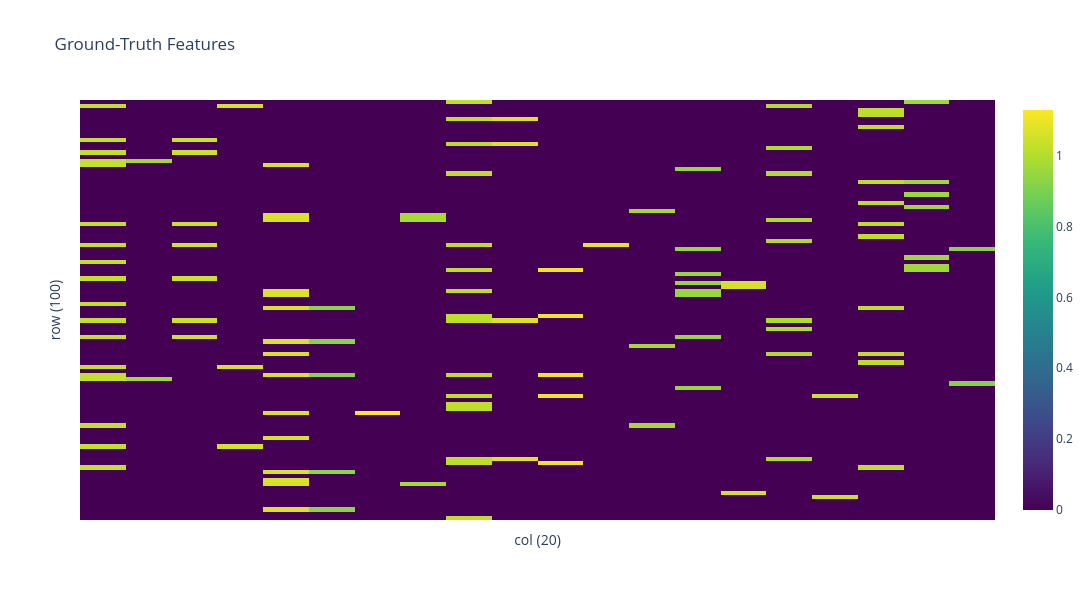
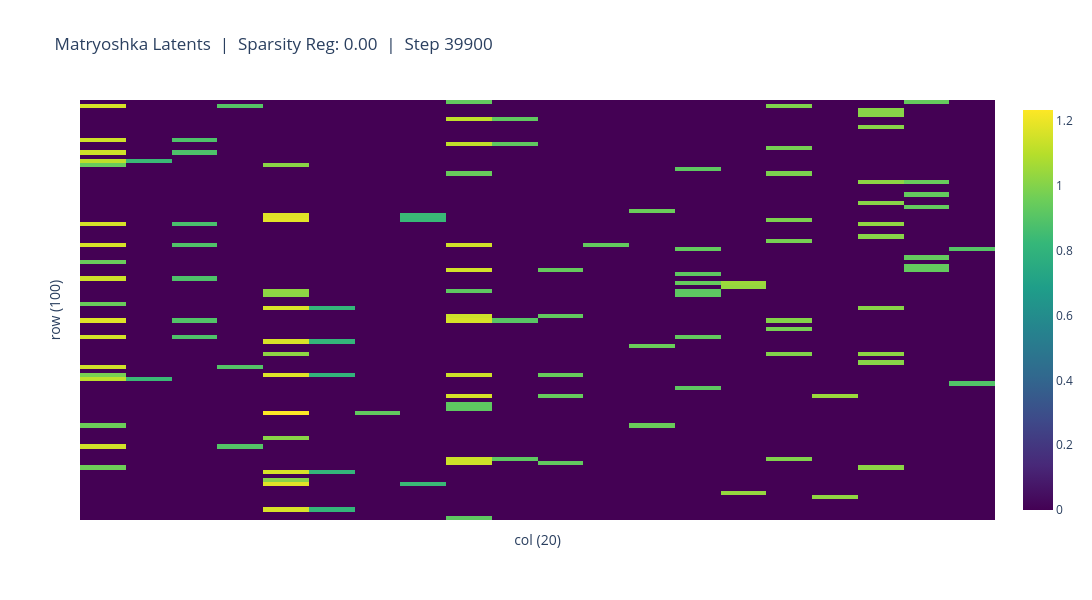
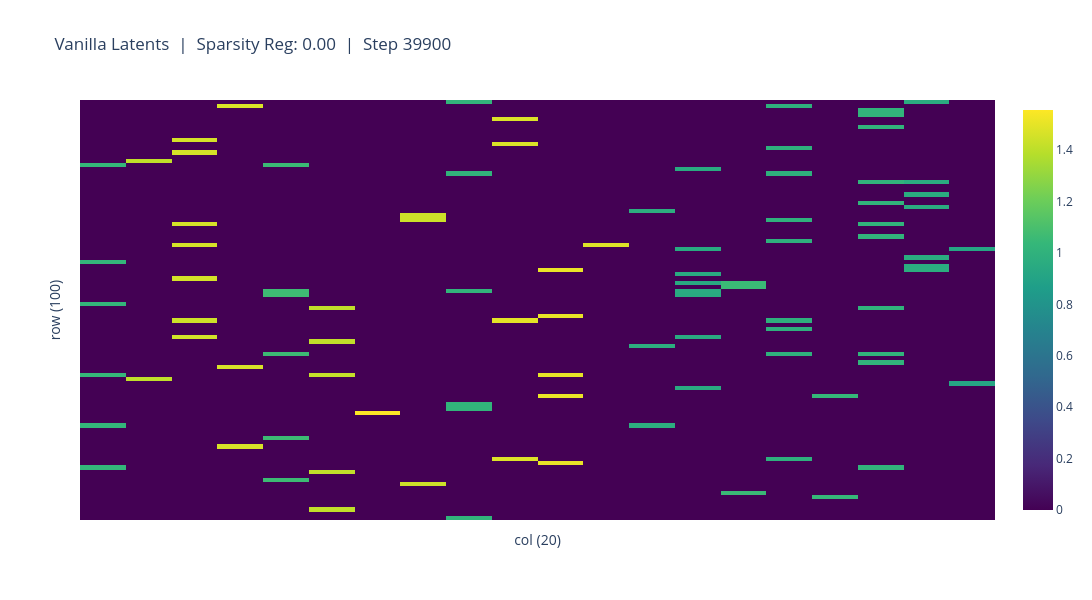

The notebook cell these images were saved under, in order:
### Markdown cell above
## 4. Training both SAEs

Both models step on the same batch, so any difference between them is the nesting and
not the data. The live heatmaps redraw every 150 steps — rows are samples, columns are
latents in ground-truth order.

What to watch: the top panel is the truth. A healthy Matryoshka panel converges toward
it. The vanilla panel typically shows the failure this toy was built to expose — a
column that fires whenever *any* member of a family fires (a parent absorbed into a
broad latent), or a parent column that has gone dark because its children swallowed it.

`sparsity_controller` is an adaptive L1 weight chasing `target_l0 = 1.2338`, the true
average number of active features. It is printed in each title; expect it to move early
and settle.

### Code cell
from IPython.display import clear_output
from heatmap import heatmap


vanilla_sae = MatryoshkaSAE(**vanilla_config).to(DEVICE)
matryoshka_sae = MatryoshkaSAE(**matryoshka_config).to(DEVICE)

for step, batch in tqdm(enumerate(dataloader), total=vanilla_config['n_steps']):
    batch = batch.to(DEVICE)

    matryoshka_sae.step(batch)
    vanilla_sae.step(batch)

    if step % 150 == 0:
        clear_output(wait=True)

        heatmap(ref_acts.cpu(), title='Ground-Truth Features').show()

        matryoshka_perm = get_latent_perm(matryoshka_sae, dataset)
        heatmap(matryoshka_sae.get_acts(ref_x)[:,matryoshka_perm].cpu(), title=f'Matryoshka Latents  |  Sparsity Reg: {matryoshka_sae.sparsity_controller():.2f}  |  Step {step}',).show()

        vanilla_perm = get_latent_perm(vanilla_sae, dataset)
        heatmap(vanilla_sae.get_acts(ref_x)[:,vanilla_perm].cpu(), title=f'Vanilla Latents  |  Sparsity Reg: {vanilla_sae.sparsity_controller():.2f}  |  Step {step}').show()

### Figure 1 — Plotly figure (JSON) as saved in the notebook; plotly's stock layout.template omitted (floating-point values rounded to 4 significant figures; data arrays with more than 128 entries replaced by an {"elided": "..."} marker saying what was removed)
{"data": [{"colorscale": [[0, "#440154"], [0.1111, "#482878"], [0.2222, "#3e4989"], [0.3333, "#31688e"], [0.4444, "#26828e"], [0.5556, "#1f9e89"], [0.6667, "#35b779"], [0.7778, "#6ece58"], [0.8889, "#b5de2b"], [1, "#fde725"]], "type": "heatmap", "z": {"elided": "100x20 float values"}}], "layout": {"height": 600, "title": {"text": "Ground-Truth Features"}, "width": 1400, "xaxis": {"showticklabels": false, "title": {"text": "col (20)"}}, "yaxis": {"autorange": "reversed", "showticklabels": false, "title": {"text": "row (100)"}}}}

### Figure 2 — Plotly figure (JSON) as saved in the notebook; plotly's stock layout.template omitted (floating-point values rounded to 4 significant figures; data arrays with more than 128 entries replaced by an {"elided": "..."} marker saying what was removed)
{"data": [{"colorscale": [[0, "#440154"], [0.1111, "#482878"], [0.2222, "#3e4989"], [0.3333, "#31688e"], [0.4444, "#26828e"], [0.5556, "#1f9e89"], [0.6667, "#35b779"], [0.7778, "#6ece58"], [0.8889, "#b5de2b"], [1, "#fde725"]], "type": "heatmap", "z": {"elided": "100x20 float values"}}], "layout": {"height": 600, "title": {"text": "Matryoshka Latents  |  Sparsity Reg: 0.00  |  Step 39900"}, "width": 1400, "xaxis": {"showticklabels": false, "title": {"text": "col (20)"}}, "yaxis": {"autorange": "reversed", "showticklabels": false, "title": {"text": "row (100)"}}}}

### Figure 3 — Plotly figure (JSON) as saved in the notebook; plotly's stock layout.template omitted (floating-point values rounded to 4 significant figures; data arrays with more than 128 entries replaced by an {"elided": "..."} marker saying what was removed)
{"data": [{"colorscale": [[0, "#440154"], [0.1111, "#482878"], [0.2222, "#3e4989"], [0.3333, "#31688e"], [0.4444, "#26828e"], [0.5556, "#1f9e89"], [0.6667, "#35b779"], [0.7778, "#6ece58"], [0.8889, "#b5de2b"], [1, "#fde725"]], "type": "heatmap", "z": {"elided": "100x20 float values"}}], "layout": {"height": 600, "title": {"text": "Vanilla Latents  |  Sparsity Reg: 0.00  |  Step 39900"}, "width": 1400, "xaxis": {"showticklabels": false, "title": {"text": "col (20)"}}, "yaxis": {"autorange": "reversed", "showticklabels": false, "title": {"text": "row (100)"}}}}
